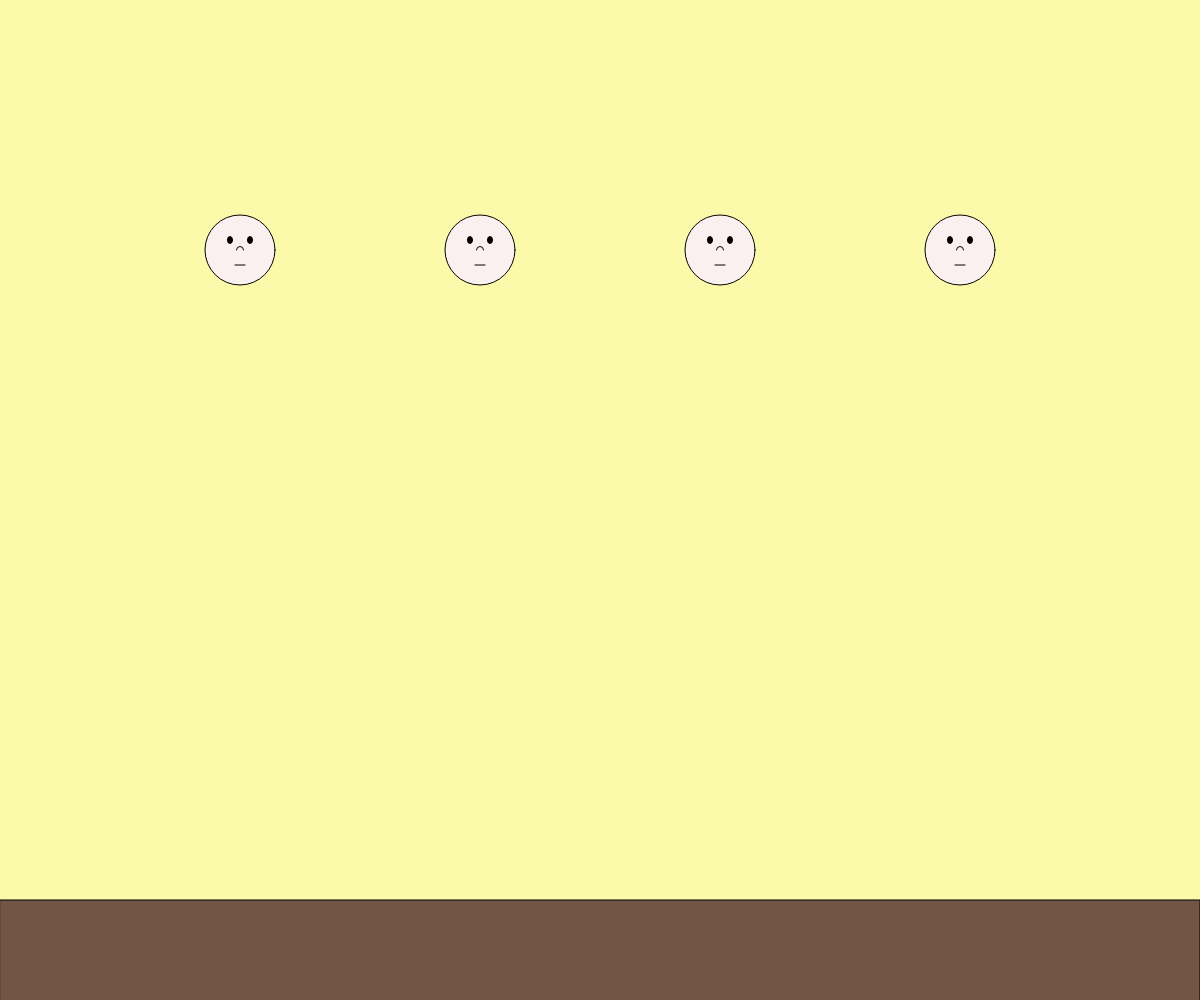
Frame 1 (no input)
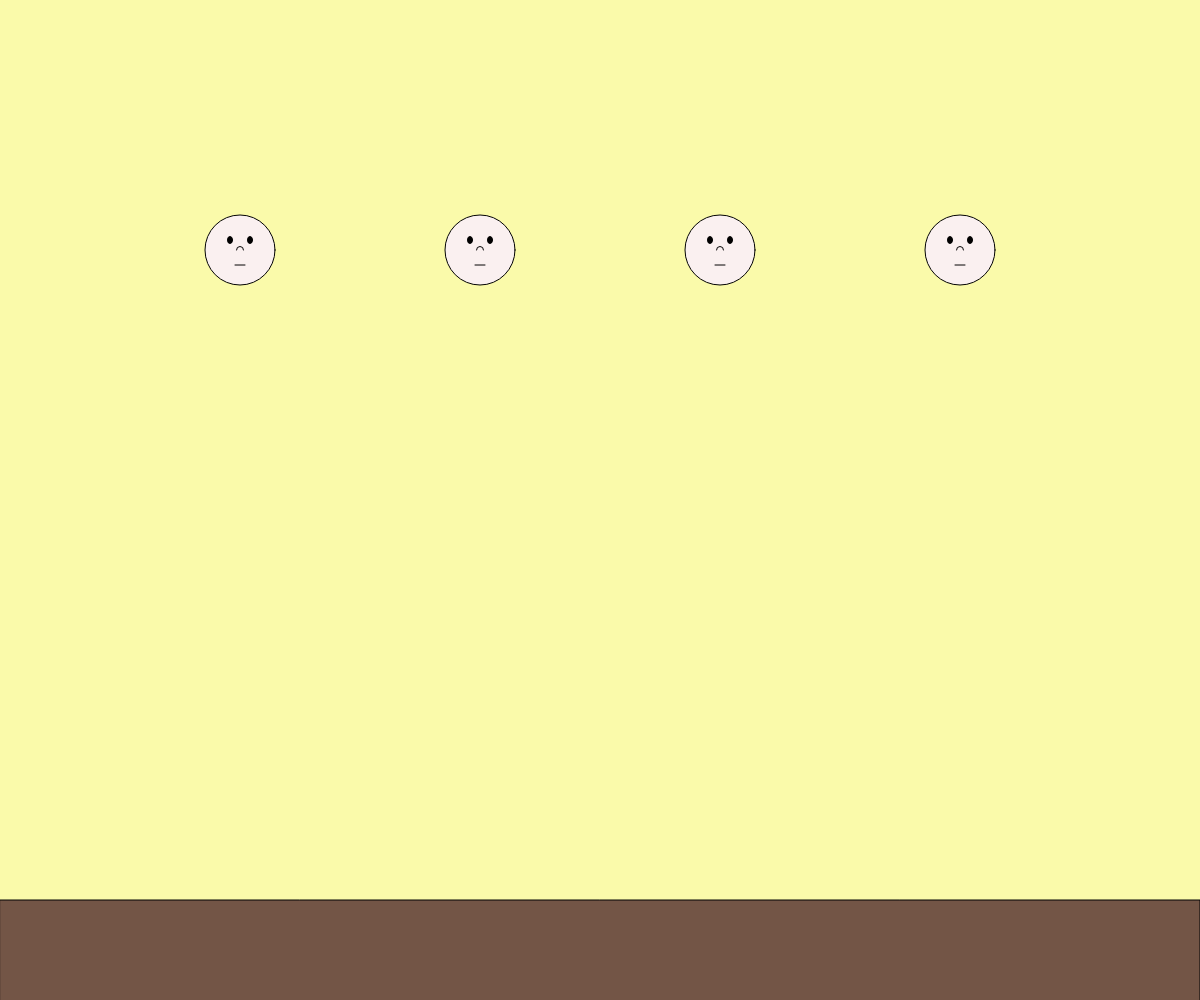
Frame 60 (no input)
Frame 120 (the mouse pressed at the canvas centre since frame 60): identical to frame 60, image omitted

The p5.js sketch that drew these frames (run headless with seeded random() and noise() and a simulated clock; from frame 60 on, the mouse is pressed at the canvas centre):

// p5.js sketch
// ── sketch.js
let singerSing = [false, false, false];//是否歌唱
let singerNotice = [false, false, false];//是否提示
let currentpos;
let circles = [];
let mySounds=[];
const main=document.getElementById('main');
const vocal_1=document.getElementById('vocal1');
const vocal_2=document.getElementById('vocal2');
const vocal_3=document.getElementById('vocal3');
function setup() {
  createCanvas(windowWidth, windowHeight);
}

function draw() {
  background(250, 250, 170);
  fill(115, 85, 70);
  rect(0, (3 * windowWidth) / 4, windowWidth, windowHeight / 4);
  for (i = 0; i < 4; i = i + 1) {
    //鼠标移动到头部时显示光圈
    currentpos = notice(((i + 1) * windowWidth) / 5);
    if (currentpos < 35) {
      singerNotice[i] = true;
    } else {
      singerNotice[i] = false;
    }
    if (singerNotice[i]) {
      fill(255);
      noStroke();
      circle(((i + 1) * windowWidth) / 5, windowHeight / 4, 80);
    }
    singerhead(((i + 1) * windowWidth) / 5);//画头
    
    if (singerSing[i]) {
      //画嘴
      fill(255, 0, 0);
      stroke(3);
     ellipse(((i + 1) * windowWidth) / 5, windowHeight / 4 + 15, 7,13);
      //音符（待画）
    }
    else{
      stroke(3);
      line(((i + 1) * windowWidth) / 5-5,windowHeight / 4 + 15,((i + 1) * windowWidth) / 5+5,windowHeight / 4 + 15);
    }
  }
  //音乐播放
  console.log(main);
  console.log(vocal_1);
  console.log(vocal_2);
  console.log(vocal_3);
  if(singerSing[1]){
    
  }
}
function singerhead(singerX) {
  //头函数
  push();
  translate(singerX, 0);
  //脸
  fill(250, 240, 240);
  stroke(3);
  circle(0, windowHeight / 4, 70);
  //五官
  fill(0);
  ellipse(-10, windowHeight / 4 - 10, 5, 7);
  ellipse(10, windowHeight / 4 - 10, 5, 7);
  noFill();
  stroke(3);
  arc(0, windowHeight / 4, 7, 7, PI, 2 * PI, OPEN);
  pop();
}
function singerbody(singerX) {
  //身体函数
}
function mousePressed() {
  //点击开始
  let x1 = mouseX;
  let y1 = mouseY;
  for (i = 0; i < 4; i++) {
    let l = dist(x1, y1, ((i + 1) * windowWidth) / 5, windowHeight / 4);
    if (
      (l < 35 && singerSing[i] == false) ||
      (l > 35 && singerSing[i] == true)
    ) {
      singerSing[i] = true;
    } else {
      singerSing[i] = false;
    }
  }
}
function notice(singerX) {
  let x1 = mouseX;
  let y1 = mouseY;
  let l = dist(x1, y1, singerX, windowHeight / 4);
  return l;
}
class mouth {
  constructor() {
    this.sing = 0;
  }
  update() {}
  display(singerX) {
    pop();
    translate(singerX);
    ellipse(singerX);
  }
}
